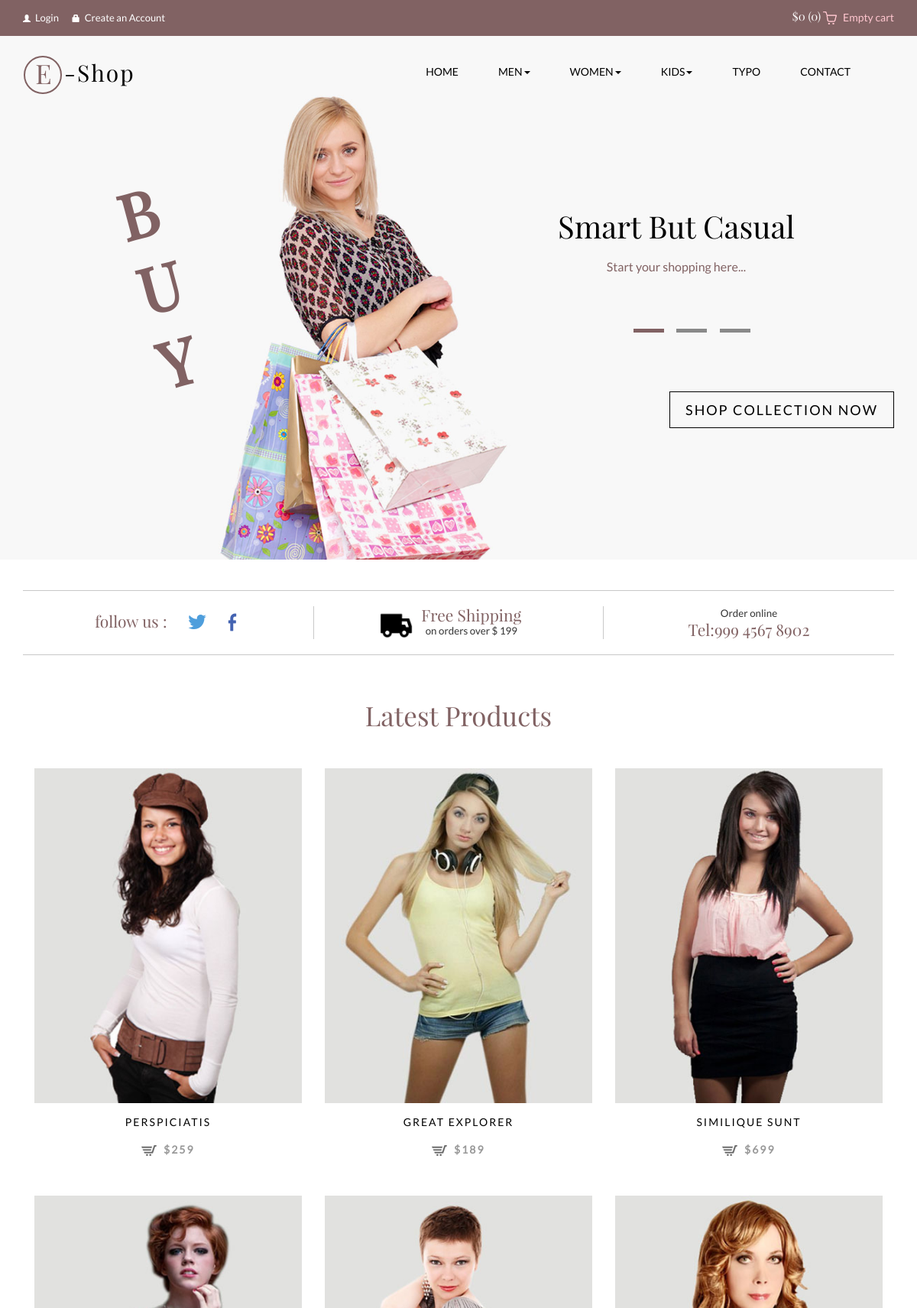
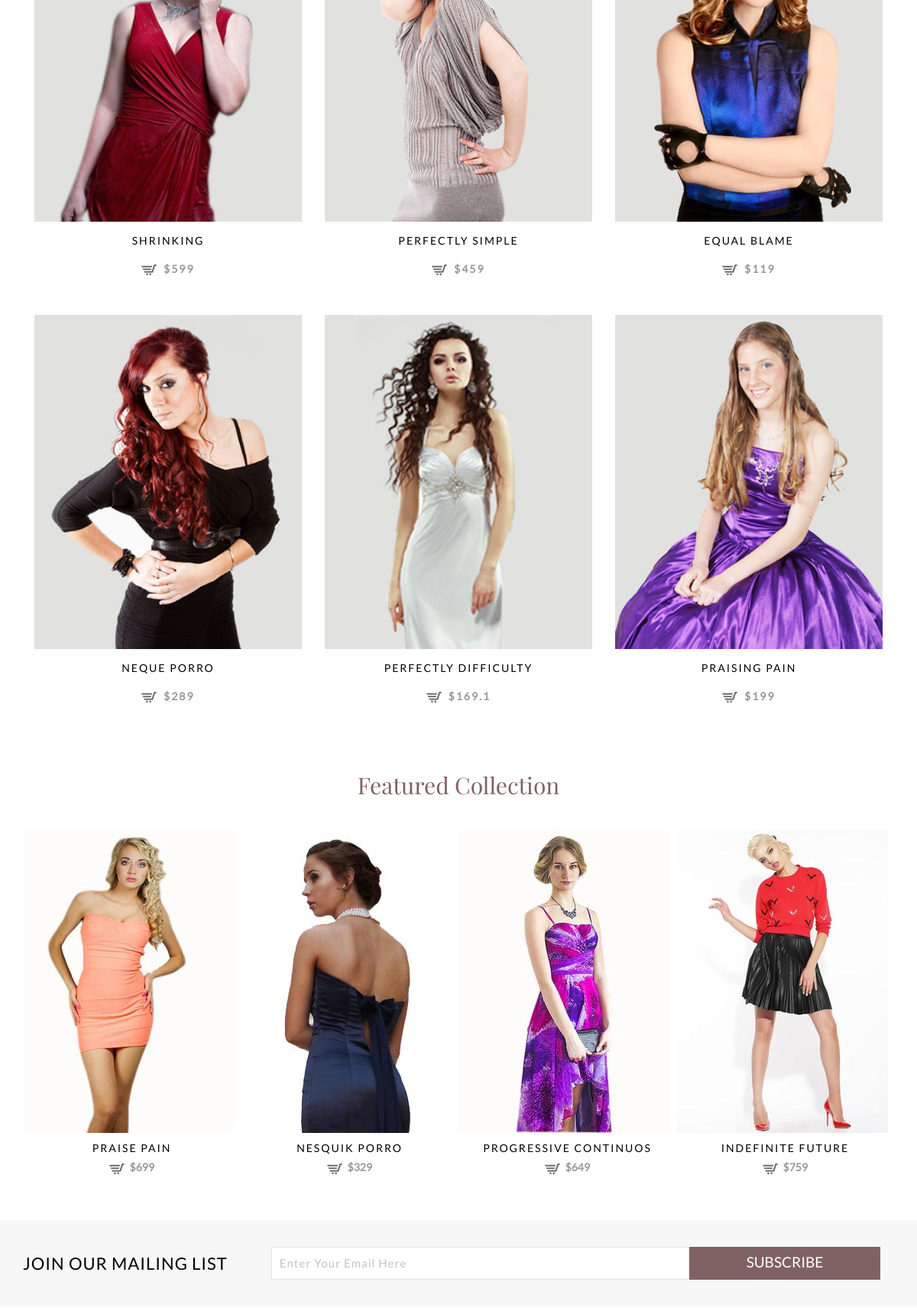
The page / (upper part) on the database its author committed (2 pictures, top to bottom).
### mainapp/models.py (models this page shows, shortened)
class ProductItem(models.Model):
    title = models.CharField(max_length=32, unique=True)
    rating = models.PositiveSmallIntegerField(default=0)
    price = models.DecimalField(max_digits=6, decimal_places=2)
    present_date = models.DateTimeField(auto_now_add=True)
    main_img = models.ImageField(upload_to='product_image')
    left_img = models.ImageField(upload_to='product_image')
    middle_img = models.ImageField(upload_to='product_image')
    right_img = models.ImageField(upload_to='product_image')
    description = models.TextField()
    short_description = models.TextField()
    count_size_s = models.PositiveSmallIntegerField()
    count_size_m = models.PositiveSmallIntegerField()
    count_size_l = models.PositiveSmallIntegerField()
    sub_sub_category = models.ForeignKey('ProductSubSubCategory', on_delete=models.CASCADE)
    tags = models.ManyToManyField('Tags', blank=True)
    more_information = models.TextField()
    specification = models.TextField()
    featured_collection = models.BooleanField(default=False)
    made_in = models.CharField(max_length=32)
    fabric_origin = models.CharField(max_length=32)
    color = models.CharField(max_length=32)

### mainapp/views.py (the view)
# urls.py: path('', mainapp.products, name='index'),
def index(request):
    title = 'Home'
    content = {}
    content['title'] = title
    new_in_men = {
        'NEW IN' : [ProductCategory.objects.get(title='Men Clothing'), ProductSubCategory.objects.get(title='Men Bags'),
                  ProductSubCategory.objects.get(title='Men Shoes'), ProductSubCategory.objects.get(title='Men Watches'),
                  ProductCategory.objects.get(title='Grooming')]}
    clothing_men = {'CLOTHING' : ProductSubSubCategory.objects.filter(
        parent_sub_category__parrent_category__title = 'Men Clothing').filter(position__gt=0).order_by('position')}
    watches_men = {'WATCHES' : ProductSubSubCategory.objects.filter(parent_sub_category__title = 'Men Watches').
        filter(position__gt=0).order_by('position')}
    new_in_women = {
        'NEW IN': [ProductCategory.objects.get(title='Women Clothing'), ProductSubCategory.objects.get(title='Women Bags'),
                   ProductSubCategory.objects.get(title='Women Shoes'),
                   ProductSubCategory.objects.get(title='Women Watches'),
                   ProductCategory.objects.get(title='Beauty')]}
    clothing_women = {'CLOTHING': ProductSubSubCategory.objects.filter(
        parent_sub_category__parrent_category__title='Women Clothing').filter(position__gt=0).order_by('position')}
    watches_women = {
        'WATCHES': ProductSubSubCategory.objects.filter(parent_sub_category__title='Women Watches').
            filter(position__gt=0).order_by('position')}
    new_in_kids = {
        'NEW IN': [ProductCategory.objects.get(title='Boys Clothing'),
                   ProductCategory.objects.get(title='Girls Clothing'),
                   ProductSubCategory.objects.get(title='Boys Shoes'),
                   ProductSubCategory.objects.get(title='Girls Shoes')]}
    accesories_kids = {
        'Accesories' : ProductSubCategory.objects.filter(parrent_category__title='Kids Accesories').
            filter(position__gt=0).order_by('position')}
    menu = {}
    men = {}
    men.update(new_in_men)
    men.update(clothing_men)
    men.update(watches_men)
    women = {}
    women.update(new_in_women)
    women.update(clothing_women)
    women.update(watches_women)
    kids = {}
    kids.update(new_in_kids)
    kids.update(accesories_kids)
    menu['men'] = men
    menu['women'] = women
    menu['kids'] = kids
    content['menu'] = menu
    latest_products = ProductItem.objects.order_by('present_date')[:9]
    content['latest_products'] = latest_products
    featured_collections = ProductItem.objects.filter(featured_collection=True)
    content['featured_collections'] = featured_collections
    user = request.user
    session = request.session
    if user.is_authenticated:
        cart = CartProduct.objects.filter(user=user)
        if cart:
            cart = cart[0]
            price = CartProduct.get_price(cart)
            quantity = CartProduct.get_quantity(cart)
        else:
            price = 0
            quantity = 0
    else:
        try:
            products = ProductItem.objects.filter(pk__in=session['cart'])
            price = 0
            for item in products:
                price += item.price
            quantity = len(products)
        except KeyError:
            price = 0
            quantity = 0
    content['price'] = price
    content['quantity'] = quantity
    return render(request, 'mainapp/index.html', content)

### mainapp/models.py (called while the page is built)
    def __str__(self):
        return self.title

    def __str__(self):
        return self.title

    def __str__(self):
        return self.title

### templates/mainapp/index.html (shortened to what this page needs)
{% extends 'base.html' %}
{% load staticfiles %}
{% block content %}
<div class="banner-top">
		<div class="container">
{% include 'mainapp/inc_navbar.html' %}
		</div>
</div>
<div class="banner">
		<div class="container">
<div class="banner-bottom">
	<div class="banner-bottom-left">
		<h2>B<br>U<br>Y</h2>
	</div>
	<div class="banner-bottom-right">
		<div  class="callbacks_container">
					<ul class="rslides" id="slider4">
					<li>
								<div class="banner-info">
									<h3>Smart But Casual</h3>
									<p>Start your shopping here...</p>
								</div>
							</li>
						</ul>
					</div>
	</div>
	<div class="clearfix"> </div>
</div>
	<div class="shop">
		<a href="single.html">SHOP COLLECTION NOW</a>
	</div>
	</div>
		</div>
		<div class="container">
			<div class="main-content">
				<div class="online-strip">
					<div class="col-md-4 follow-us">
						<h3>follow us : <a class="twitter" href="#"></a><a class="facebook" href="#"></a></h3>
					</div>
					<div class="col-md-4 shipping-grid">
						<div class="shipping">
							<img src="{% static 'images/shipping.png' %}" alt="" />
						</div>
						<div class="shipping-text">
							<h3>Free Shipping</h3>
							<p>on orders over $ 199</p>
						</div>
						<div class="clearfix"></div>
					</div>
					<div class="col-md-4 online-order">
						<p>Order online</p>
						<h3>Tel:999 4567 8902</h3>
					</div>
					<div class="clearfix"></div>
				</div>
				<div class="products-grid">
				<header>
					<h3 class="head text-center">Latest Products</h3>
				</header>
					{% for item in latest_products %}
					<div class="col-md-4 product simpleCart_shelfItem text-center">
						<a href="{% url 'single:product' item.pk %}"><img src="{{ item.main_img.url }}" alt="" /></a>
						<a class="product_name" href="single.html">{{ item.title }}</a>
						<p><a class="item_add" href="javascript:" id="{{ item.pk }}"><i id="{{ item.pk }}"></i> <span class="item_price" id="{{ item.pk }}"">${{ item.price|floatformat }}</span></a></p>
					</div>
					{% endfor %}
				</div>
			</div>
		</div>
{% include 'mainapp/inc_other-products.html' %}
{% include 'mainapp/inc_news-letter.html' %}
{% endblock %}

### templates/base.html (shortened to what this page needs)
<!DOCTYPE html>
{% load staticfiles %}
<html>
<head>
<link href="{% static 'css/bootstrap.css' %}" rel='stylesheet' type='text/css' />
	<link href="{% static 'css/component.css' %}" rel='stylesheet' type='text/css' />
	<link href="{% static 'css/style.css' %}" rel="stylesheet" type="text/css" media="all" />
<link rel="stylesheet" href="{% static 'css/flexslider.css' %}" type="text/css" media="screen" />
</head>
<body>
	<div class="header">
		<div class="header-top-strip">
			<div class="container">
				<div class="header-top-left">
					<ul>
						{% if user.is_authenticated %}
						<li><a href="#"><span class="glyphicon glyphicon-user"> </span>{{ user }}</a></li>
                        <li><a href="{% url 'auth:logout' %}"><span class="glyphicon glyphicon-lock"> </span>Logout</a></li>
						{% else %}
						<li><a href="{% url 'auth:login' %}"><span class="glyphicon glyphicon-user"> </span>Login</a></li>
                        <li><a href="{% url 'auth:register' %}"><span class="glyphicon glyphicon-lock"> </span>Create an Account</a></li>
						{% endif %}
					</ul>
				</div>
				<div class="header-right">
						{% include 'mainapp/inc_main-cart.html' %}
				</div>
				<div class="clearfix"> </div>
			</div>
		</div>
	</div>
{% block content%}
{% endblock %}
</body>
</html>

### includes/mainapp/inc_main-cart.html
{% load staticfiles %}
<div class="cart box_1">
    <a href="{% url 'cart:main' %}">
        <h3> <span class="simpleCart_total">${{ price }}</span> <span id="simpleCart_quantity" class="simpleCart_quantity">({{quantity }})</span><img src="{% static 'images/bag.png' %}" alt=""></h3>
    </a>
    <p><a href="javascript:;" class="simpleCart_empty">Empty cart</a></p>
    <div class="clearfix"> </div>
</div>

### includes/mainapp/inc_navbar.html (shortened to what this page needs)
	<nav class="navbar navbar-default" role="navigation">
	    <div class="navbar-header">
				<div class="logo">
					<h1><a href="{% url 'home' %}"><span>E</span> -Shop</a></h1>
				</div>
	    </div>
	    <div class="collapse navbar-collapse" id="bs-example-navbar-collapse-1">
	        <ul class="nav navbar-nav">
			<li><a href="{% url 'home' %}">Home</a></li>
				{% for key, value in menu.items %}
		        <li class="dropdown">
		            <a href="#" class="dropdown-toggle" data-toggle="dropdown">{{ key }}<b class="caret"></b></a>
		        </li>
				{% endfor %}
					<li><a href="typography.html">TYPO</a></li>
					<li><a href="{% url 'contacts' %}">CONTACT</a></li>
	        </ul>
	    </div>
	</nav>

### includes/mainapp/inc_other-products.html (shortened to what this page needs)
{% load staticfiles %}
<div class="other-products">
		<div class="container">
			<h3 class="like text-center">Featured Collection</h3>
				     <ul id="flexiselDemo3">
						 {% for item in featured_collections %}
						<li><a href="single.html"><img src="{{ item.main_img.url }}" class="img-responsive"/></a>
							<div class="product liked-product simpleCart_shelfItem">
							<a class="like_name" href="single.html">{{ item.title }}</a>
							<p><a class="item_add" id="{{ item.pk }}"><i></i> <span class=" item_price">${{ item.price|floatformat }}</span></a></p>
							</div>
						</li>
						 {% endfor %}
				     </ul>
				   </div>
				   </div>

### includes/mainapp/inc_news-letter.html (shortened to what this page needs)
<div class="news-letter">
			<div class="container">
				<div class="join">
					<h6>JOIN OUR MAILING LIST</h6>
					<div class="sub-left-right">
						<form>
							<input type="text" value="Enter Your Email Here" onfocus="this.value = '';" onblur="if (this.value == '') {this.value = 'Enter Your Email Here';}" />
							<input type="submit" value="SUBSCRIBE" />
						</form>
					</div>
				</div>
			</div>
		</div>

### rows shown on the page
ProductItem: main_img (picture), title "PERSPICIATIS", price "259"
ProductItem: main_img (picture), title "GREAT EXPLORER", price "189"
ProductItem: main_img (picture), title "SIMILIQUE SUNT", price "699"
ProductItem: main_img (picture), title "SHRINKING", price "599"
ProductItem: main_img (picture), title "PERFECTLY SIMPLE", price "459"
ProductItem: main_img (picture), title "EQUAL BLAME", price "119"
ProductItem: main_img (picture), title "NEQUE PORRO", price "289"
ProductItem: main_img (picture), title "PERFECTLY DIFFICULTY", price "169.1"
ProductItem: main_img (picture), title "PRAISING PAIN", price "199"
ProductItem: main_img (picture), title "PRAISE PAIN", price "699"
ProductItem: main_img (picture), title "NESQUIK PORRO", price "329"
ProductItem: main_img (picture), title "PROGRESSIVE CONTINUOS", price "649"
ProductItem: main_img (picture), title "INDEFINITE FUTURE", price "759"

### other values the page prints
{{ price }} "0"
{{ quantity }} "0"
{{ key }} "MEN" "WOMEN" "KIDS"
